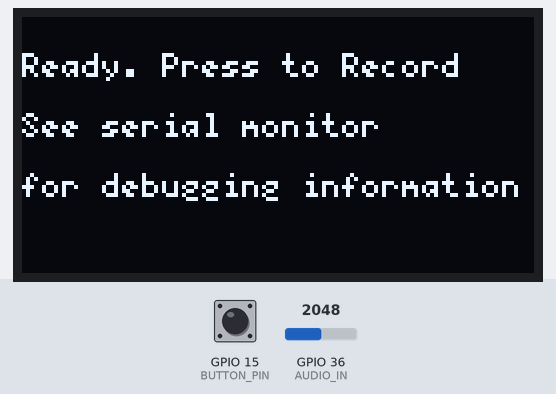
Recording of a sketch running on a simulated ESP32. Shown: 128×64 one-colour display. The inputs (shaded band) are chosen by the test bench; at power-on: GPIO 15 (BUTTON_PIN) HIGH, GPIO 36 (AUDIO_IN) = 2048. WiFi joins after 1.5 s; servers stay silent unless stated; uploads are accepted with an empty reply; what the sketch prints to the serial monitor is not drawn.

Above: at 5.7 s.
5.8 s: GPIO 15 (BUTTON_PIN) pulled LOW for 0.15 s
At 6.6 s:
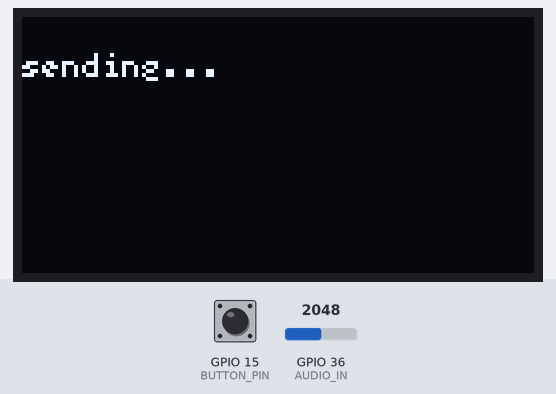
8.9 s: GPIO 15 (BUTTON_PIN) pulled LOW for 3.2 s
At 11.9 s:
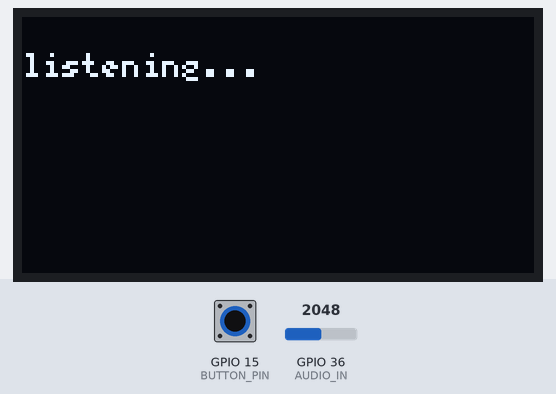
At 17.8 s:
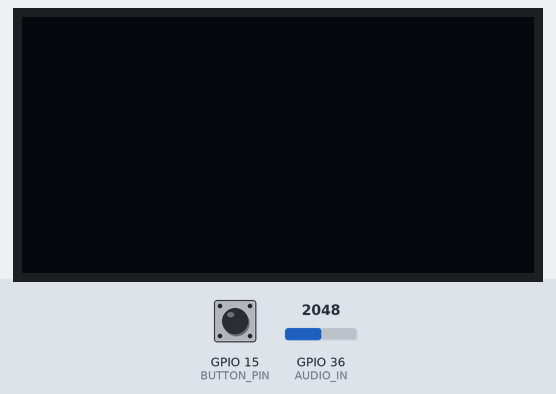
Timing chart, 0 to 19.3 s (numbered marks = the images above; inputs shaded):
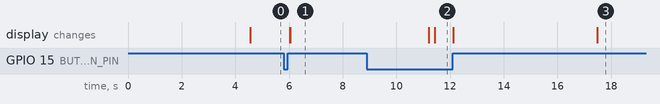

The sketch:

Voice_Detection.ino
```cpp
#include <U8g2lib.h>
#include <WiFiClientSecure.h>
#include <base64.h>

//WiFiClientSecure is a big library. It can take a bit of time to do that first compile

// Set up the oled object
U8G2_SH1106_128X64_NONAME_F_4W_HW_SPI oled(U8G2_R0, 5, 17, 16);

#define DELAY 1000
#define SAMPLE_FREQ 8000                           // Hz, telephone sample rate
#define SAMPLE_DURATION 5                         // duration of fixed sampling
#define NUM_SAMPLES SAMPLE_FREQ*SAMPLE_DURATION    // number of of samples
#define ENC_LEN (NUM_SAMPLES + 2 - ((NUM_SAMPLES + 2) % 3)) / 3 * 4  // Encoded length of clip

/* CONSTANTS */
//Prefix to POST request:
const String PREFIX = "{\"config\":{\"encoding\":\"MULAW\",\"sampleRateHertz\":8000,\"languageCode\": \"en-US\",\"speechContexts\": [{\"phrases\": [\"Rise\", \"insane\", \"love\", \"you\"]}]},\"audio\": {\"content\":\"";
const String SUFFIX = "\"}}"; //suffix to POST request
const int AUDIO_IN = A0; //pin where microphone is connected
const int BUTTON_PIN = 15; //pin where button is connected
const String API_KEY = "AIzaSyC2nT5F69sBBaldwhMkcf_nLxzpexAMslg";
const unsigned response_timeout = 6000;


/* Global variables*/
int button_state; //used for containing button state and detecting edges
int old_button_state; //used for detecting button edges
unsigned long time_since_sample;      // used for microsecond timing
String speech_data; //global used for collecting speech data
const char* ssid     = "MIT GUEST";     // your network SSID (name of wifi network)
const char* password = ""; // your network password
const char*  server = "speech.google.com";  // Server URL
String user_guess;

WiFiClientSecure client; //global WiFiClient Secure object

//Below is the ROOT Certificate for Google Speech API authentication (we're doing https so we need this)
//don't change this!!
const char* root_ca= \
"-----BEGIN CERTIFICATE-----\n" \
"MIIDujCCAqKgAwIBAgILBAAAAAABD4Ym5g0wDQYJKoZIhvcNAQEFBQAwTDEgMB4G\n" \
"A1UECxMXR2xvYmFsU2lnbiBSb290IENBIC0gUjIxEzARBgNVBAoTCkdsb2JhbFNp\n" \
"Z24xEzARBgNVBAMTCkdsb2JhbFNpZ24wHhcNMDYxMjE1MDgwMDAwWhcNMjExMjE1\n" \
"MDgwMDAwWjBMMSAwHgYDVQQLExdHbG9iYWxTaWduIFJvb3QgQ0EgLSBSMjETMBEG\n" \
"A1UEChMKR2xvYmFsU2lnbjETMBEGA1UEAxMKR2xvYmFsU2lnbjCCASIwDQYJKoZI\n" \
"hvcNAQEBBQADggEPADCCAQoCggEBAKbPJA6+Lm8omUVCxKs+IVSbC9N/hHD6ErPL\n" \
"v4dfxn+G07IwXNb9rfF73OX4YJYJkhD10FPe+3t+c4isUoh7SqbKSaZeqKeMWhG8\n" \
"eoLrvozps6yWJQeXSpkqBy+0Hne/ig+1AnwblrjFuTosvNYSuetZfeLQBoZfXklq\n" \
"tTleiDTsvHgMCJiEbKjNS7SgfQx5TfC4LcshytVsW33hoCmEofnTlEnLJGKRILzd\n" \
"C9XZzPnqJworc5HGnRusyMvo4KD0L5CLTfuwNhv2GXqF4G3yYROIXJ/gkwpRl4pa\n" \
"zq+r1feqCapgvdzZX99yqWATXgAByUr6P6TqBwMhAo6CygPCm48CAwEAAaOBnDCB\n" \
"mTAOBgNVHQ8BAf8EBAMCAQYwDwYDVR0TAQH/BAUwAwEB/zAdBgNVHQ4EFgQUm+IH\n" \
"V2ccHsBqBt5ZtJot39wZhi4wNgYDVR0fBC8wLTAroCmgJ4YlaHR0cDovL2NybC5n\n" \
"bG9iYWxzaWduLm5ldC9yb290LXIyLmNybDAfBgNVHSMEGDAWgBSb4gdXZxwewGoG\n" \
"3lm0mi3f3BmGLjANBgkqhkiG9w0BAQUFAAOCAQEAmYFThxxol4aR7OBKuEQLq4Gs\n" \
"J0/WwbgcQ3izDJr86iw8bmEbTUsp9Z8FHSbBuOmDAGJFtqkIk7mpM0sYmsL4h4hO\n" \
"291xNBrBVNpGP+DTKqttVCL1OmLNIG+6KYnX3ZHu01yiPqFbQfXf5WRDLenVOavS\n" \
"ot+3i9DAgBkcRcAtjOj4LaR0VknFBbVPFd5uRHg5h6h+u/N5GJG79G+dwfCMNYxd\n" \
"AfvDbbnvRG15RjF+Cv6pgsH/76tuIMRQyV+dTZsXjAzlAcmgQWpzU/qlULRuJQ/7\n" \
"TBj0/VLZjmmx6BEP3ojY+x1J96relc8geMJgEtslQIxq/H5COEBkEveegeGTLg==\n" \
"-----END CERTIFICATE-----\n";


void setup() {
  Serial.begin(115200);               // Set up serial port
  speech_data.reserve(PREFIX.length()+ENC_LEN+SUFFIX.length());
  WiFi.begin(ssid,password); //attempt to connect to wifi
  int count = 0; //count used for Wifi check times
  while (WiFi.status() != WL_CONNECTED && count<6) {
    delay(1000);
    Serial.print(".");
    count++;
  }
  delay(2000);
  if (WiFi.isConnected()) { //if we connected then print our IP, Mac, and SSID we're on
    Serial.print("Connected to ");
    Serial.println(ssid);
    delay(500);
  } else { //if we failed to connect just ry again.
    Serial.println(WiFi.status());
    ESP.restart(); // restart the ESP
  }

  oled.begin();
  oled.setFont(u8g2_font_5x7_tf);  //set font on oled
  oled.setCursor(0,15);
  oled.print("Ready. Press to Record");
  oled.setCursor(0,30);
  oled.print("See serial monitor");
  oled.setCursor(0,45);
  oled.print("for debugging information");
  oled.sendBuffer();
  pinMode(BUTTON_PIN, INPUT_PULLUP);
  old_button_state = digitalRead(BUTTON_PIN);
}

//main body of code
void loop() {
  button_state = digitalRead(BUTTON_PIN);
  if (!button_state && button_state != old_button_state) {
    client.setCACert(root_ca);
    delay(200);
    Serial.println("listening...");
    oled.clearBuffer();    //clear the screen contents
    oled.drawStr(0,15,"listening...");
    oled.sendBuffer();     // update the screen
    record_audio();
    Serial.println("sending...");
    oled.clearBuffer();    //clear the screen contents
    oled.drawStr(0,15,"sending...");
    oled.sendBuffer();     // update the screen
    Serial.print("\nStarting connection to server...");
    delay(300);
    bool conn = false;
    for (int i=0; i<10; i++){
      if (client.connect(server,443));{
        conn = true;
        break;
      }
      Serial.print(".");
      delay(300);
    }
    if (!conn){
        Serial.println("Connection failed!");
        return;
    }else {
      Serial.println("Connected to server!");
      // Make a HTTP request:
    delay(200);
    client.println("POST https://speech.googleapis.com/v1/speech:recognize?key="+API_KEY+"  HTTP/1.1");
    client.println("Host: speech.googleapis.com");
    client.println("Content-Type: application/json");
    client.println("Cache-Control: no-cache");
    client.println("Content-Length: " + String(speech_data.length()));
    client.print("\r\n");
    int len = speech_data.length();
    int ind = 0;
    int jump_size=3000;
    while (ind<len){
      delay(100);//experiment with this number!
      if (ind+jump_size<len) client.print(speech_data.substring(ind,ind+jump_size));
      else client.print(speech_data.substring(ind));
      ind+=jump_size;
    }
    //client.print("\r\n\r\n");
    unsigned long count = millis();
    while (client.connected()) {
      String line = client.readStringUntil('\n');
      Serial.print(line);
      if (line == "\r") { //got header of response
        Serial.println("headers received");
        break;
      }
      if (millis()-count>4000) break;
    }
    Serial.println("Response...");
    count = millis();
    while (!client.available()) {
      delay(100);
      Serial.print(".");
      if (millis()-count>4000) break;
    }
    Serial.println();
    Serial.println("-----------");
    String op;
    while (client.available()) {
      op+=(char)client.read();
    }
    Serial.println(op);
    int trans_id = op.indexOf("transcript");
    if (trans_id != -1){
      int foll_coll = op.indexOf(":",trans_id);
      int starto = foll_coll+2; //starting index
      int endo = op.indexOf("\"",starto+1); //ending index
      oled.clearBuffer();    //clear the screen contents
      oled.setCursor(0,15);
      oled.print(op.substring(starto+1,endo));
      oled.sendBuffer();     // update the screen
      delay(1000);
    }
    oled.clearBuffer();
    int foll_coll = op.indexOf(":",trans_id);
    int starto = foll_coll+2; //starting index
    int endo = op.indexOf("\"",starto+1); //ending index
    user_guess = op.substring(starto+1,endo);
    do_POST();
    oled.sendBuffer();
    Serial.println("-----------");
    client.stop();
    Serial.println("done");
    }
  }
  old_button_state = button_state;
}


//function used to record audio at sample rate for a fixed nmber of samples
void record_audio() {
  int sample_num = 0;    // counter for samples
  int enc_index = PREFIX.length()-1;    // index counter for encoded samples
  float time_between_samples = 1000000/SAMPLE_FREQ;
  int value = 0;
  uint8_t raw_samples[3];   // 8-bit raw sample data array
  String enc_samples;     // encoded sample data array
  time_since_sample = micros();
  Serial.println(NUM_SAMPLES);
  speech_data = PREFIX;
  while (sample_num<NUM_SAMPLES && !button_state) {   //read in NUM_SAMPLES worth of audio data
    value = analogRead(AUDIO_IN);  //make measurement
    raw_samples[sample_num%3] = mulaw_encode_fast(value-1241); //remove 1.0V offset (from 12 bit reading)
    sample_num++;
    if (sample_num%3 == 0) {
      speech_data+=base64::encode(raw_samples, 3);
    }

    // wait till next time to read
    while (micros()-time_since_sample <= time_between_samples); //wait...
    time_since_sample = micros();
    button_state = digitalRead(BUTTON_PIN);
  }
  speech_data += SUFFIX;
}

int8_t mulaw_encode_fast(int16_t sample){
   const uint16_t MULAW_MAX = 0x1FFF;
   const uint16_t MULAW_BIAS = 33;
   uint16_t mask = 0x1000;
   uint8_t sign = 0;
   uint8_t position = 12;
   uint8_t lsb = 0;
   if (sample < 0)
   {
      sample = -sample;
      sign = 0x80;
   }
   sample += MULAW_BIAS;
   if (sample > MULAW_MAX)
   {
      sample = MULAW_MAX;
   }
   for (; ((sample & mask) != mask && position >= 5); mask >>= 1, position--)
        ;
   lsb = (sample >> (position - 4)) & 0x0f;
   return (~(sign | ((position - 5) << 4) | lsb));
}

void do_POST(){
  WiFiClient client; //instantiate a client object
  if (client.connect("iesc-s1.mit.edu", 80)) { //try to connect to numbersapi.com host
    // This will send the request to the server
    // If connected, fire off HTTP GET:
    String thing = "guess=" + String(user_guess);
    client.println("POST /608dev/sandbox/daiyunli/projvoice.py HTTP/1.1");
    client.println("Host: iesc-s1.mit.edu");
    client.println("Content-Type: application/x-www-form-urlencoded");
    client.println("Content-Length: " + String(thing.length()));
    client.print("\r\n");
    client.print(thing);
    unsigned long count = millis();
    while (client.connected()) { //while we remain connected read out data coming back
      String line = client.readStringUntil('\n');
      Serial.println(line);
      if (line == "\r") { //found a blank line!
        //headers have been received! (indicated by blank line)
        break;
      }
      if (millis()-count>response_timeout) break;
    }
    count = millis();
    String op_1; //create empty String object
    while (client.available()) { //read out remaining text (body of response)
      op_1+=(char)client.read();
    }
    oled.print(op_1.substring(0,25));
    Serial.println(op_1);
    client.stop();
    Serial.println();
    Serial.println("-----------");
  }else{
    Serial.println("connection failed");
    Serial.println("wait 0.5 sec...");
    client.stop();
  }
}
```

Measured:
- after the input at 5.8 s, the display: first changes after 0.23 s (image 1 shows a later state)
- after the input at 8.9 s, the display: first differs from a run without the input after 2.5 s (image 2)
